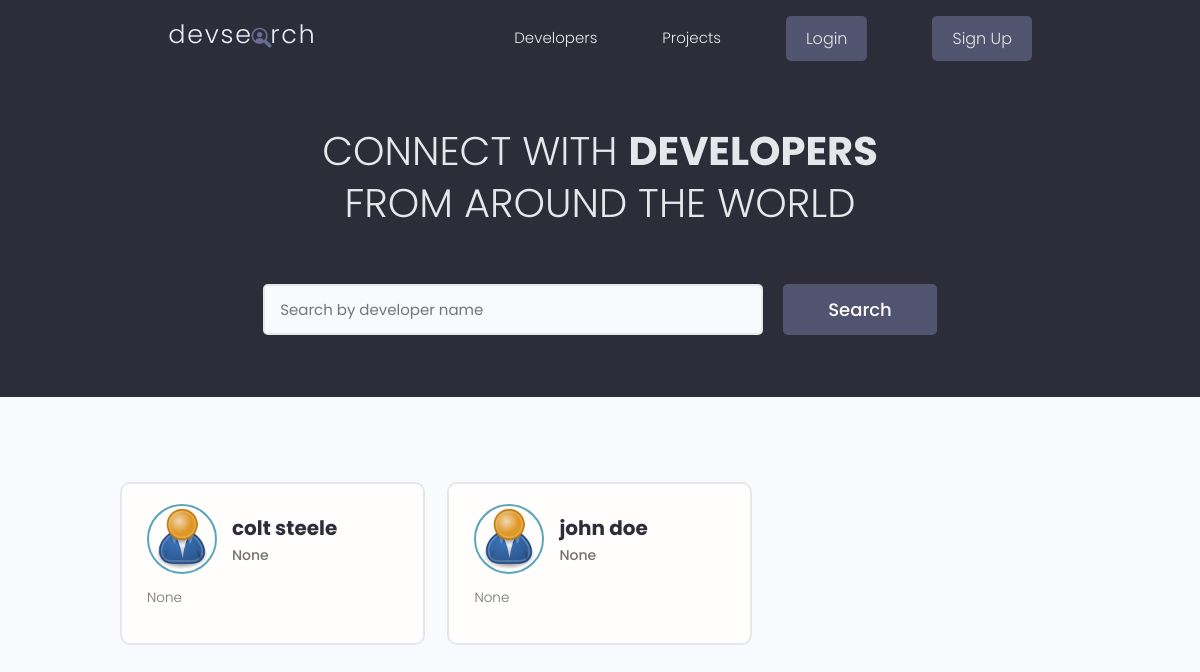
The app's page /, older data.
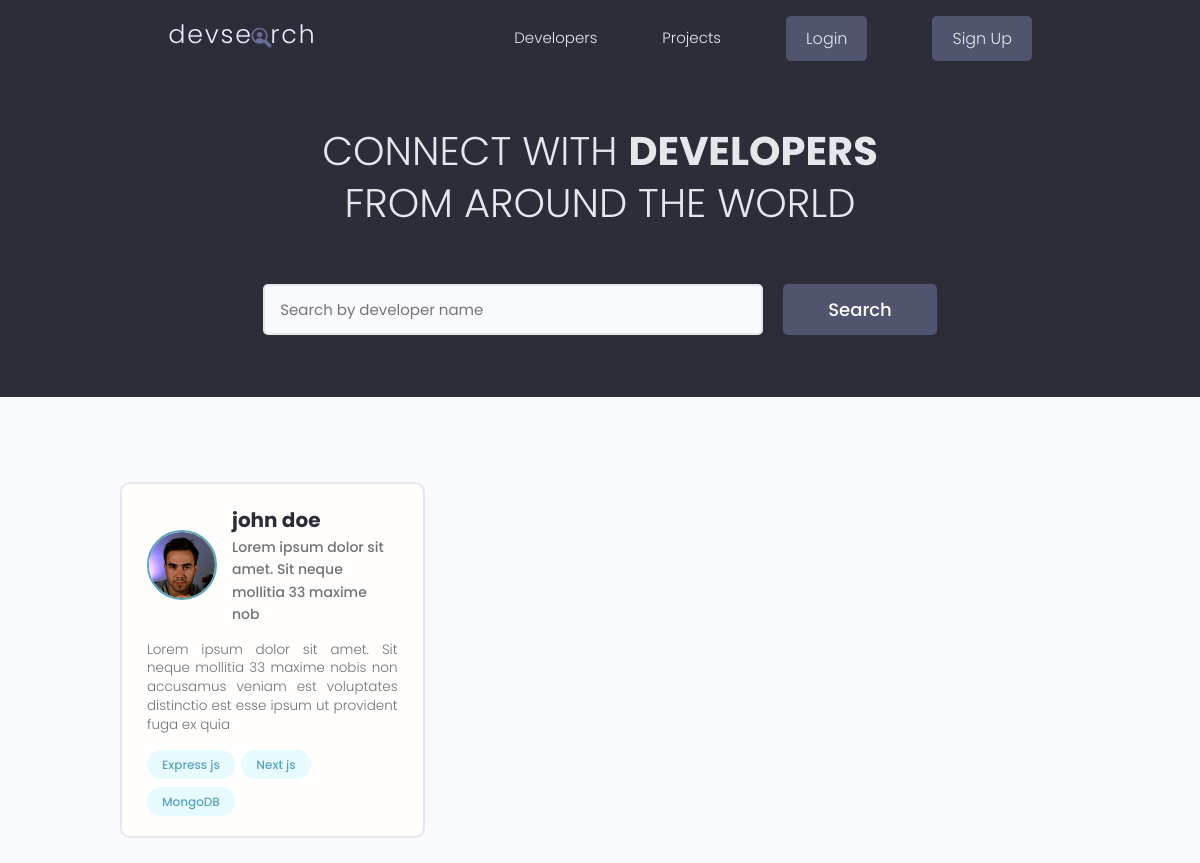
The same page, newer data.
### users/models.py (models this page shows, shortened)
class Profile(models.Model):
    id = models.UUIDField(default=uuid.uuid4, unique=True, primary_key=True, editable=False)
    user = models.OneToOneField(User, on_delete=models.CASCADE)
    name = models.CharField(max_length=200)
    email = models.EmailField(max_length=500)
    username = models.CharField(max_length=200)
    location = models.CharField(max_length=200, blank=True, null=True)
    short_intro = models.CharField(max_length=200, blank=True, null=True)
    bio = models.TextField(blank=True, null=True)
    profile_image = models.ImageField(null=True, blank=True, upload_to='profiles/', default="profiles/user-default.png")
    social_github = models.CharField(max_length=200, blank=True, null=True)
    social_twitter = models.CharField(max_length=200, blank=True, null=True)
    social_linkedin = models.CharField(max_length=200, blank=True, null=True)
    social_youtube = models.CharField(max_length=200, blank=True, null=True)
    social_website = models.CharField(max_length=200, blank=True, null=True)
    created = models.DateTimeField(auto_now_add=True)

class Skill(models.Model):
    id = models.UUIDField(default=uuid.uuid4, unique=True, primary_key=True, editable=False)
    owner = models.ForeignKey(Profile, on_delete=models.CASCADE)
    name = models.CharField(max_length=200)
    description = models.TextField(null=True, blank=True)
    created = models.DateTimeField(auto_now_add=True)
    def __str__(self):
        return self.name

### users/views.py (the view)
# urls.py: path("", views.index, name="home"),
def index(request):
    profiles = Profile.objects.all()
    return render(request, 'users/index.html', {"profiles": profiles})

### users/templates/users/index.html (shortened to what this page needs)
{% extends 'base.html' %}
{% block content %}
<main class="home">
    <section class="hero-section text-center">
        <div class="container container--narrow">
            <div class="hero-section__box">
                <h2>CONNECT WITH <span>DEVELOPERS</span></h2>
                <h2>FROM AROUND THE WORLD</h2>
            </div>
            <div class="hero-section__search">
                <form id="searchForm" class="form" action="" method="get">
                    <div class="form__field">
                        <input class="input input--text" id="formInput#search" type="text" name="search_query"
                            value="{{search_query}}" placeholder="Search by developer name" />
                    </div>
                    <input class="btn btn--sub btn--lg" type="submit" value="Search" />
                </form>
            </div>
        </div>
    </section>
    <section class="devlist">
        <div class="container">
            <div class="grid grid--three">
                {% for profile in profiles %}
                <div class="column card">
                    <div class="dev">
                        <a href="{% url 'user-profile' profile.id %}" class="card__body">
                            <div class="dev__profile">
                                <img class="avatar avatar--md" src="{{ profile.profile_image.url }}" alt="image" />
                                <div class="dev__meta">
                                    <h3>{{profile.name}}</h3>
                                    <h5>{{profile.short_intro|slice:"60"}}</h5>
                                </div>
                            </div>
                            <p class="dev__info">{{profile.bio|slice:"150"}}</p>
                            <div class="dev__skills">
                                {% for skill in profile.skill_set.all|slice:"5" %}
                                <span class="tag tag--pill tag--main">
                                    <small>{{skill}}</small>
                                </span>
                                {% endfor %}
                            </div>
                        </a>
                    </div>
                </div>
                {% endfor %}
            </div>
        </div>
    </section>
</main>
{% endblock content %}

### templates/base.html (shortened to what this page needs)
<!DOCTYPE html>
{% load static %}
<html>
<head>
    <link rel="stylesheet" href="https://cdn.iconmonstr.com/1.3.0/css/iconmonstr-iconic-font.min.css" />
    <link rel="stylesheet" href="{% static 'uikit/styles/uikit.css' %}" />
    <link rel="stylesheet" href="{% static 'styles/app.css' %}" />
</head>
<body>
    {% include 'navbar.html' %}
    {% block content %}
    {% endblock content %}
</body>
</html>

### templates/navbar.html (shortened to what this page needs)
{% load static %}
<header class="header">
    <div class="container container--narrow">
        <a href="" class="header__logo">
            <img src="{% static 'images/logo.svg' %} " alt="DevSearch Logo" />
        </a>
        <nav class="header__nav">
            <ul class="header__menu">
                <li class="header__menuItem"><a href="">Developers</a></li>
                <li class="header__menuItem"><a href="">Projects</a></li>
                {% if request.user.is_authenticated %}
                    <li class="header__menuItem"><a href="">Inbox</a></li>
                    <li class="header__menuItem"><a href="">Account</a></li>
                    <li class="header__menuItem"><a href="{% url 'logout' %}" class="btn btn--sub">Logout</a></li>
                {% else %}
                    <li class="header__menuItem"><a href="{% url 'login' %}" class="btn btn--sub">Login</a></li>
                    <li class="header__menuItem"><a href="{% url 'register' %}" class="btn btn--sub">Sign Up</a></li>
                {% endif %}
            </ul>
        </nav>
    </div>
</header>

### static/styles/app.css (style rules this page uses)
:root { --color-sub: #2d2d39; }
.btn--sub { background-color: var(--color-sub-light); }
.card { border: 2px solid var(--color-light); }
img { width: 100%; }
.header { position: sticky; z-index: 111; background-color: var(--color-sub); padding: 1.5rem 0; }
.header > .container { display: flex; justify-content: space-between; align-items: center; }
.header__logo > img { height: 3.8rem; }
.header__nav > ul { display: inline-flex; align-items: center; list-style: none; gap: 6.5rem; }
.header__menuItem > a { color: var(--color-light); font-weight: 300; }
.hero-section { height: 40vh; display: flex; align-items: center; background-color: var(--color-sub); }
.hero-section__box { margin-bottom: 4rem; }
.hero-section__box > h2, .hero-section__box > h2 > span { font-size: 4rem; color: var(--color-light); line-height: 1.3; text-transform: uppercase; }
.hero-section__box > h2 { font-weight: 300; }
.hero-section__box > h2 > span { font-weight: 700; }
.hero-section__search > .form { display: flex; align-items: center; justify-content: center; gap: 2rem; }
.hero-section__search > .form input.input--text { width: 50rem; }
.devlist { margin-top: 8rem; }
.devlist .grid { align-items: stretch; }
.devlist .dev .dev__profile { display: flex; align-items: center; gap: 1.5rem; }
.devlist .dev .dev__meta h3 { color: var(--color-sub); font-size: 2rem; font-weight: 700; }
.devlist .dev .dev__meta h5 { color: var(--color-text); font-size: 1.4rem; font-weight: 500; }
.devlist .dev .dev__info { margin: 1.5rem 0; font-size: 1.35rem; line-height: 1.4; text-align: justify; }

### static/uikit/styles/modules/_variables.css (style rules this page uses)
:root { --color-main: #5aa5b9; --color-main-light: #e6faff; --color-sub: #3f4156; --color-sub-light: #51546e; --color-sub-lighter: #ededfd; --color-text: #737373; --color-gray: #8b8b8b; --color-light: #e5e7eb; --color-light-gray: #767676; --color-bg: #f8fafd; --color-white: #fffefd; --color-white-light: #f3f3f3; --color-success: #359e64; --color-success-bg: #def8e8; --color-error: #fc4b0b; --color-error-bg: #fff2ee; --font-base: 'Poppins', arial, helvetica, 'Segoe UI', roboto, ubuntu, sans-serif; --font-monospace: 'Fira Code', 'Courier New', courier, monospace; --font-regular: 300; --font-medium: 500; --font-bold: 700; --generic-shadow: 1px 1px 5px #00000010; --generic-transition: all 0.3s ease-in-out; }

### static/uikit/styles/modules/_base.css (style rules this page uses)
* { margin: 0; padding: 0; box-sizing: border-box; text-rendering: optimizeLegibility; color: inherit; font-size: inherit; }
html { font-size: 50%; }
@media only screen and (min-width: 480px) { html { font-size: 56.25%; } }
@media only screen and (min-width: 1200px) { html { font-size: 62.5%; } }
body { line-height: 1.6; font-weight: 400; font-size: 1.5rem; color: var(--color-text); background-color: var(--color-bg); min-height: 100vh; }

### static/uikit/styles/modules/_typography.css (style rules this page uses)
* { font-family: var(--font-base); }
h2 { font-size: 3.6rem; font-weight: var(--font-bold); }
h3 { font-size: 3.2rem; font-weight: var(--font-medium); }
h5 { font-size: 2.4rem; font-weight: var(--font-medium); }
h5, h6 { font-weight: var(--font-regular); }
p, span, strong { font-size: 1.6rem; color: var(--color-text); font-weight: var(--font-regular); }
a { padding-bottom: 2px; text-decoration: none; display: inline-block; color: var(--color-main); font-weight: var(--font-medium); }

### static/uikit/styles/modules/_utilities.css (style rules this page uses)
.container { width: 92%; max-width: 165rem; margin: 0 auto; box-sizing: border-box; }
.container--narrow { width: 92%; max-width: 120rem; }
@media screen and (min-width: 1000px) { .container { width: 90%; } }
@media screen and (min-width: 1000px) { .container--narrow { width: 85%; } }
@media screen and (min-width: 1200px) { .container { width: 80%; } }
@media screen and (min-width: 1200px) { .container--narrow { width: 72%; } }
.text-center { text-align: center; }

### static/uikit/styles/modules/_avatar.css (style rules this page uses)
.avatar { border-radius: 50%; border: 2px solid var(--color-main); object-fit: cover; }
.avatar--md { height: 7rem; width: 7rem; }

### static/uikit/styles/modules/_button.css (style rules this page uses)
.btn { display: inline-block; position: relative; cursor: pointer; background-color: var(--color-light); font-weight: var(--font-medium); color: var(--color-sub); text-decoration: none; padding: 1rem 2rem; border-radius: 0.5rem; border: none; width: -webkit-fit-content; width: -moz-fit-content; width: fit-content; height: -webkit-fit-content; height: -moz-fit-content; height: fit-content; font-size: 1.6rem; outline-width: 0; outline-color: transparent; -webkit-backface-visibility: hidden; backface-visibility: hidden; transition: all 0.3s ease-in-out; }
.btn--sub { background-color: var(--color-sub); color: var(--color-white); }
.btn--lg { font-size: 1.8rem; padding: 1.2rem 4.5rem; }

Row changes from the older to the newer data that the page shows:
removed Profile: profile_image (placeholder picture), name "colt steele", short_intro "None", bio "None"
changed Profile "john doe": profile_image: picture added in place of a placeholder; short_intro "None" → "Lorem ipsum dolor sit amet. Sit neque mollitia 33 maxime nob"; bio "None" → "Lorem ipsum dolor sit amet. Sit neque mollitia 33 maxime nobis non accusamus veniam est voluptates distinctio est esse ipsum ut provident fuga ex quia"
added Skill: name "Express js"
added Skill: name "Next js"
added Skill: name "MongoDB"
